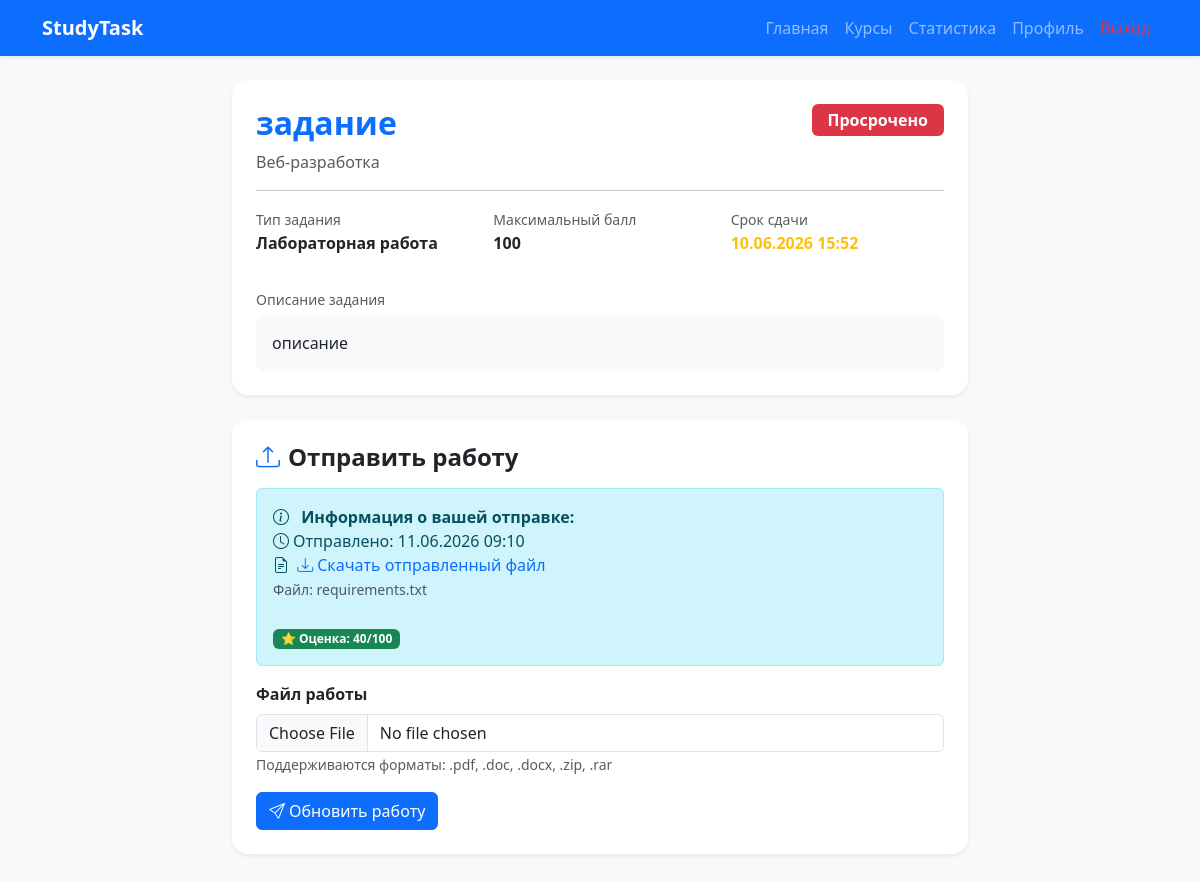
Screenshot of /task/1 (signed in) with the database file from the repository.
### models.py (models this page shows)
class Task(db.Model):
    __tablename__ = 'tasks'
    id = db.Column(db.Integer, primary_key=True)
    title = db.Column(db.String(100), nullable=False)
    description = db.Column(db.Text, nullable=False)
    task_type = db.Column(db.String(50), default='Лабораторная работа')
    max_score = db.Column(db.Integer, default=100)
    deadline = db.Column(db.DateTime, nullable=False)
    created_at = db.Column(db.DateTime, default=datetime.utcnow)
    course_id = db.Column(db.Integer, db.ForeignKey('courses.id'), nullable=False)
    allow_resubmit = db.Column(db.Boolean, default=True)
    is_published = db.Column(db.Boolean, default=True)
    course = db.relationship('Course', back_populates='tasks')
    submissions = db.relationship('Submission', back_populates='task', lazy=True, cascade='all, delete-orphan')

class Course(db.Model):
    __tablename__ = 'courses'
    id = db.Column(db.Integer, primary_key=True)
    title = db.Column(db.String(100), nullable=False)
    description = db.Column(db.Text, nullable=True)
    teacher_id = db.Column(db.Integer, db.ForeignKey('users.id'), nullable=False)
    created_at = db.Column(db.DateTime, default=datetime.utcnow)
    teacher = db.relationship('User', back_populates='teacher_courses')
    tasks = db.relationship('Task', back_populates='course', lazy=True, cascade='all, delete-orphan')

class Submission(db.Model):
    __tablename__ = 'submissions'
    id = db.Column(db.Integer, primary_key=True)
    task_id = db.Column(db.Integer, db.ForeignKey('tasks.id'), nullable=False)
    student_id = db.Column(db.Integer, db.ForeignKey('users.id'), nullable=False)
    file_path = db.Column(db.String(500), nullable=True)  # Увеличил длину
    grade = db.Column(db.Integer, nullable=True)
    comment = db.Column(db.Text, nullable=True)
    submitted_at = db.Column(db.DateTime, default=datetime.utcnow)
    task = db.relationship('Task', back_populates='submissions')
    student = db.relationship('User', back_populates='student_submissions')

### app.py (the view)
@app.route('/task/<int:task_id>')
@login_required
def task_detail(task_id):
    task = Task.query.get_or_404(task_id)
    submission = None
    if current_user.role == 'student':
        submission = Submission.query.filter_by(task_id=task_id, student_id=current_user.id).first()
    return render_template('task_detail.html', task=task, submission=submission)

### app.py (called while the page is built)
@login_manager.user_loader
def load_user(user_id):
    return User.query.get(int(user_id))

@app.context_processor
def utility_processor():
    return {'now': datetime.utcnow()}

### templates/task_detail.html (shortened to what this page needs)
<!DOCTYPE html>
<html lang="ru">
<head>
    <link href="https://cdn.jsdelivr.net/npm/bootstrap@5.3.0/dist/css/bootstrap.min.css" rel="stylesheet">
    <link rel="stylesheet" href="https://cdn.jsdelivr.net/npm/bootstrap-icons@1.11.0/font/bootstrap-icons.css">
</head>
<body class="bg-light">
    <nav class="navbar navbar-expand-lg navbar-dark bg-primary shadow-sm">
        <div class="container">
            <a class="navbar-brand fw-bold" href="{{ url_for('dashboard') }}">StudyTask</a>
            <div class="collapse navbar-collapse" id="navbarNav">
                <ul class="navbar-nav ms-auto">
                    <li class="nav-item"><a class="nav-link" href="{{ url_for('dashboard') }}">Главная</a></li>
                    <li class="nav-item"><a class="nav-link" href="{{ url_for('courses') }}">Курсы</a></li>
                    <li class="nav-item"><a class="nav-link" href="{{ url_for('statistics') }}">Статистика</a></li>
                    <li class="nav-item"><a class="nav-link" href="{{ url_for('profile') }}">Профиль</a></li>
                    <li class="nav-item"><a class="nav-link text-danger" href="{{ url_for('logout') }}">Выход</a></li>
                </ul>
            </div>
        </div>
    </nav>
    <div class="container py-4">
        <div class="row">
            <div class="col-lg-8 mx-auto">
                <div class="card border-0 shadow-sm rounded-4 mb-4">
                    <div class="card-body p-4">
                        <div class="d-flex justify-content-between align-items-start">
                            <h1 class="h2 fw-bold text-primary">{{ task.title }}</h1>
                            <span class="badge {% if task.deadline < now %}bg-danger{% else %}bg-success{% endif %} fs-6 px-3 py-2">
                                {% if task.deadline < now %}Просрочено{% else %}Активно{% endif %}
                            </span>
                        </div>
                        <p class="text-muted">{{ task.course.title }}</p>
                        <hr>
                        <div class="row">
                            <div class="col-md-4">
                                <small class="text-muted">Тип задания</small>
                                <p class="fw-bold">{{ task.task_type }}</p>
                            </div>
                            <div class="col-md-4">
                                <small class="text-muted">Максимальный балл</small>
                                <p class="fw-bold">{{ task.max_score }}</p>
                            </div>
                            <div class="col-md-4">
                                <small class="text-muted">Срок сдачи</small>
                                <p class="fw-bold text-warning">{{ task.deadline.strftime('%d.%m.%Y %H:%M') }}</p>
                            </div>
                        </div>
                        <div class="mt-3">
                            <small class="text-muted">Описание задания</small>
                            <div class="bg-light rounded-3 p-3 mt-1">{{ task.description }}</div>
                        </div>
                    </div>
                </div>
                {% if current_user.role == 'student' %}
                <div class="card border-0 shadow-sm rounded-4 mb-4">
                    <div class="card-body p-4">
                        <h4 class="fw-bold mb-3">
                            <i class="bi bi-upload text-primary me-2"></i>Отправить работу
                        </h4>
                        {% if submission %}
                        <div class="alert alert-info mb-3">
                            <i class="bi bi-info-circle me-2"></i>
                            <strong>Информация о вашей отправке:</strong><br>
                            <i class="bi bi-clock me-1"></i>Отправлено: {{ submission.submitted_at.strftime('%d.%m.%Y %H:%M') }}<br>
                            {% if submission.file_path %}
                                <i class="bi bi-file-earmark-text me-1"></i>
                                <a href="{{ url_for('uploaded_file', filename=submission.file_path) }}" target="_blank" class="text-decoration-none">
                                    <i class="bi bi-download me-1"></i>Скачать отправленный файл
                                </a>
                                <br>
                                <small class="text-muted">Файл: {{ submission.file_path.split('_')[-1] }}</small>
                            {% endif %}
                            {% if submission.grade is not none %}
                                <br><br>
                                <span class="badge bg-success">⭐ Оценка: {{ submission.grade }}/{{ task.max_score }}</span>
                            {% else %}
                                <br>
                                <span class="badge bg-warning mt-2">⏳ На проверке</span>
                            {% endif %}
                        </div>
                        {% endif %}
                        <form method="POST" action="{{ url_for('submit_task', task_id=task.id) }}" enctype="multipart/form-data">
                            <div class="mb-3">
                                <label class="form-label fw-bold">Файл работы</label>
                                <input type="file" name="file" class="form-control" required>
                                <small class="text-muted">Поддерживаются форматы: .pdf, .doc, .docx, .zip, .rar</small>
                            </div>
                            <button type="submit" class="btn btn-primary">
                                <i class="bi bi-send me-1"></i>{% if submission %}Обновить работу{% else %}Отправить работу{% endif %}
                            </button>
                        </form>
                    </div>
                </div>
                {% endif %}
            </div>
        </div>
    </div>
</body>
</html>

### rows the page displays
Task: title "задание", task_type "Лабораторная работа", max_score "100", deadline "10.06.2026 15:52", description "описание"
Course: course "Веб-разработка"
Submission: submitted_at "11.06.2026 09:10", file_path "requirements.txt", grade "40"
